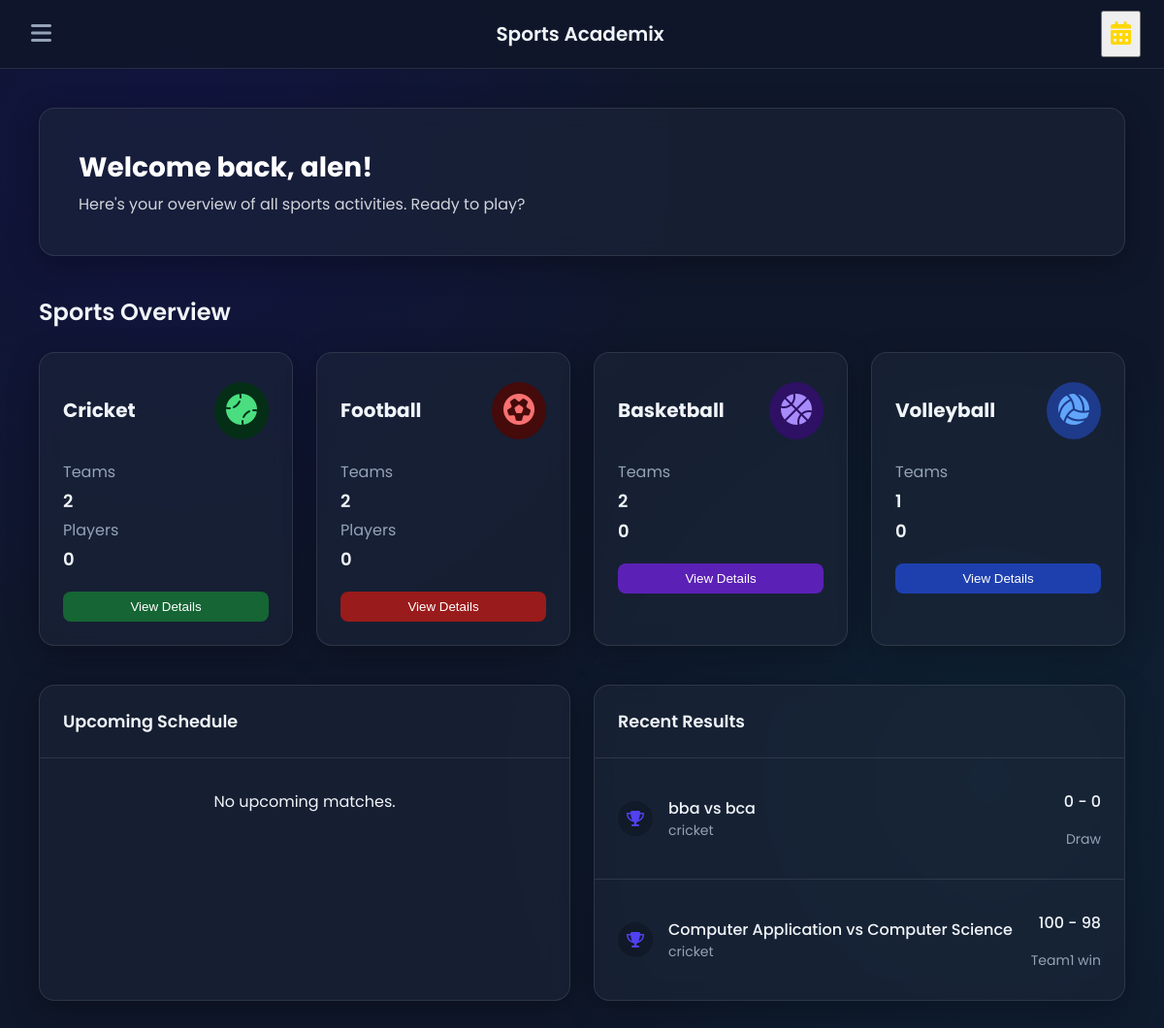
Page /home.php (signed in) on the committed database.
### tables this page shows
CREATE TABLE `users` (
  `user_id` int(11) NOT NULL,
  `name` varchar(100) DEFAULT NULL,
  `email` varchar(100) DEFAULT NULL,
  `password` varchar(250) DEFAULT NULL,
  `student_id` varchar(20) DEFAULT NULL,
  `role` enum('admin','user') DEFAULT 'user',
  `status` enum('active','blocked') DEFAULT NULL,
  `created_at` datetime DEFAULT current_timestamp(),
  `reset_token` varchar(255) DEFAULT NULL,
  `reset_token_expires_at` datetime DEFAULT NULL,
  `otp_hash` varchar(255) DEFAULT NULL,
  `otp_expires_at` datetime DEFAULT NULL
);

CREATE TABLE `events` (
  `event_id` int(11) NOT NULL,
  `event_name` varchar(100) DEFAULT NULL,
  `sport_id` int(11) DEFAULT NULL,
  `event_date` datetime DEFAULT NULL,
  `venue` varchar(100) DEFAULT NULL,
  `description` text DEFAULT NULL,
  `status` enum('schedule','outgoing','completed','postponed','cancelled') DEFAULT 'schedule',
  `team1_id` int(11) DEFAULT NULL,
  `team2_id` int(11) DEFAULT NULL,
  `team1_score` int(11) NOT NULL DEFAULT 0,
  `team2_score` int(11) NOT NULL DEFAULT 0,
  `result` enum('team1_win','team2_win','draw','pending') DEFAULT 'pending'
);

CREATE TABLE `teams` (
  `team_id` int(11) NOT NULL,
  `team_name` varchar(100) DEFAULT NULL,
  `sport_id` int(11) DEFAULT NULL,
  `department_id` int(11) DEFAULT NULL,
  `created_by` int(11) DEFAULT NULL,
  `created_at` datetime DEFAULT current_timestamp()
);

CREATE TABLE `sports` (
  `sport_id` int(11) NOT NULL,
  `name` varchar(100) DEFAULT NULL,
  `code` varchar(10) DEFAULT NULL,
  `max_players` int(11) DEFAULT 0,
  `status` enum('active','inactive') NOT NULL DEFAULT 'active',
  `points_for_win` int(11) NOT NULL DEFAULT 3,
  `points_for_draw` int(11) NOT NULL DEFAULT 1,
  `points_for_loss` int(11) NOT NULL DEFAULT 0
);

### home.php (the view, shortened to what this page needs)
<?php
require_once 'config.php';
$logged_in_user_id = $_SESSION['user_id'];
$stmt_user_data = $conn->prepare("SELECT name, email FROM users WHERE user_id = ?");
$stmt_user_data->bind_param("i", $logged_in_user_id);
$stmt_user_data->execute();
$user_data_result = $stmt_user_data->get_result();
$user_data = $user_data_result->fetch_assoc();
$logged_in_user_name = $user_data['name'] ?? 'User';
function getSportStats($conn, $sport_id) {
    $stats = ['teams' => 0, 'players' => 0, 'matches' => 0];
    $stmt_teams = $conn->prepare("SELECT COUNT(*) as count FROM teams WHERE sport_id = ?");
    $stmt_teams->bind_param("i", $sport_id);
    $stmt_teams->execute();
    $teams_result = $stmt_teams->get_result();
    if ($teams_result) $stats['teams'] = $teams_result->fetch_assoc()['count'];
    $stmt_players = $conn->prepare("SELECT COUNT(DISTINCT tm.user_id) as count FROM team_members tm JOIN teams t ON tm.team_id = t.team_id WHERE t.sport_id = ?");
    $stmt_players->bind_param("i", $sport_id);
    $stmt_players->execute();
    $players_result = $stmt_players->get_result();
    if ($players_result) $stats['players'] = $players_result->fetch_assoc()['count'];
    $stmt_matches = $conn->prepare("SELECT COUNT(*) as count FROM events WHERE sport_id = ? AND status = 'schedule'");
    $stmt_matches->bind_param("i", $sport_id);
    $stmt_matches->execute();
    $matches_result = $stmt_matches->get_result();
    if ($matches_result) $stats['matches'] = $matches_result->fetch_assoc()['count'];
    return $stats;
}
$cricket_stats = getSportStats($conn, 1);
$football_stats = getSportStats($conn, 2);
$basketball_stats = getSportStats($conn, 5);
$volleyball_stats = getSportStats($conn, 3);
$recent_matches_stmt = $conn->prepare("SELECT e.event_name, s.name as sport_name, t1.team_name as team1_name, t2.team_name as team2_name, DATE_FORMAT(e.event_date, '%b %d, %Y') as event_date, e.team1_score, e.team2_score, e.result FROM events e JOIN sports s ON e.sport_id = s.sport_id LEFT JOIN teams t1 ON e.team1_id = t1.team_id LEFT JOIN teams t2 ON e.team2_id = t2.team_id WHERE e.status = 'completed' ORDER BY e.event_date DESC LIMIT 5");
$recent_matches_stmt->execute();
$recent_matches = $recent_matches_stmt->get_result();
$sql_upcoming = "SELECT e.event_id, e.event_name, s.name as sport_name, t1.team_name as team1_name, t2.team_name as team2_name, DATE_FORMAT(e.event_date, '%b %d, %l:%i %p') as event_date, e.venue FROM events e JOIN sports s ON e.sport_id = s.sport_id LEFT JOIN teams t1 ON e.team1_id = t1.team_id LEFT JOIN teams t2 ON e.team2_id = t2.team_id WHERE e.status = 'schedule' AND e.event_date > NOW() ORDER BY e.event_date ASC LIMIT 5";
$stmt_upcoming = $conn->prepare($sql_upcoming);
$stmt_upcoming->execute();
$upcoming_schedule = $stmt_upcoming->get_result();
$currentPage = $_GET['page'] ?? 'dashboard';
?>
<!DOCTYPE html>
<html lang="en">
<head>
    <link rel="stylesheet" href="https://cdnjs.cloudflare.com/ajax/libs/font-awesome/6.4.0/css/all.min.css">
    <link href="https://cdn.jsdelivr.net/npm/vanilla-calendar-pro/build/vanilla-calendar.min.css" rel="stylesheet">
</head>
<body>
    <div class="main-content">
        <header class="top-navbar">
            <button class="menu-toggle" id="menu-toggle"><i class="fas fa-bars"></i></button>
            <a href="?page=dashboard" class="brand">
                <h1>Sports Academix</h1>
            </a>
            <div class="header-actions">
                <button class="calendar-icon" id="calendar-toggle" title="View Schedule"><i class="fas fa-calendar-alt"></i></button>
            </div>
        </header>
        <main>
            <div id="dashboard" class="tab-content <?php if($currentPage == 'dashboard') echo 'active'; ?>">
                <div class="welcome-banner"><h1>Welcome back, <?php echo htmlspecialchars($logged_in_user_name); ?>!</h1><p>Here's your overview of all sports activities. Ready to play?</p></div>
                <h2>Sports Overview</h2>
                <div class="grid grid-cols-4">
                    <div class="sport-card cricket-card"><div class="sport-card-header"><h3>Cricket</h3><div class="sport-card-icon icon-bg-green"><i class="fas fa-baseball-ball icon-green"></i></div></div><div class="sport-card-body"><div><p class="text-gray">Teams</p><p class="text-lg font-semibold"><?php echo $cricket_stats['teams']; ?></p></div><div><p class="text-gray">Players</p><p class="text-lg font-semibold"><?php echo $cricket_stats['players']; ?></p></div></div><a href="cricket.php"><button class="card-button btn-green">View Details</button></a></div>
                    <div class="sport-card football-card"><div class="sport-card-header"><h3>Football</h3><div class="sport-card-icon icon-bg-red"><i class="fas fa-futbol icon-red"></i></div></div><div class="sport-card-body"><div><p class="text-gray">Teams</p><p class="text-lg font-semibold"><?php echo $football_stats['teams']; ?></p></div><div><p class="text-gray">Players</p><p class="text-lg font-semibold"><?php echo $football_stats['players']; ?></p></div></div><a href="football.php"><button class="card-button btn-red">View Details</button></a></div>
                    <div class="sport-card basketball-card"><div class="sport-card-header"><h3>Basketball</h3><div class="sport-card-icon icon-bg-purple"><i class="fas fa-basketball-ball icon-purple"></i></div></div><div class="sport-card-body"><div><p class="text-gray">Teams</p><p class="text-lg font-semibold"><?php echo $basketball_stats['teams']; ?></p></div><div><p class="text-lg font-semibold"><?php echo $basketball_stats['players']; ?></p></div></div><a href="basketball.php"><button class="card-button btn-purple">View Details</button></a></div>
                    <div class="sport-card volleyball-card"><div class="sport-card-header"><h3>Volleyball</h3><div class="sport-card-icon icon-bg-blue"><i class="fas fa-volleyball-ball icon-blue"></i></div></div><div class="sport-card-body"><div><p class="text-gray">Teams</p><p class="text-lg font-semibold"><?php echo $volleyball_stats['teams']; ?></p></div><div><p class="text-lg font-semibold"><?php echo $volleyball_stats['players']; ?></p></div></div><a href="volleyball.php"><button class="card-button btn-blue">View Details</button></a></div>
                </div>
                <div class="grid grid-cols-2" style="margin-top: 2.5rem;">
                    <div class="content-box"><h3>Upcoming Schedule</h3><?php if ($upcoming_schedule->num_rows > 0): while($schedule = $upcoming_schedule->fetch_assoc()): ?><div class="list-item"><div class="list-item-icon"><i class="fas fa-calendar-day"></i></div><div class="list-item-details"><p class="font-medium"><?php echo htmlspecialchars($schedule['team1_name'] ?? 'TBD'); ?> vs <?php echo htmlspecialchars($schedule['team2_name'] ?? 'TBD'); ?></p><p class="text-sm"><?php echo htmlspecialchars($schedule['sport_name']); ?></p></div><div class="list-item-aside"><p class="font-medium"><?php echo $schedule['event_date']; ?></p><p class="text-sm"><?php echo htmlspecialchars($schedule['venue']); ?></p></div></div><?php endwhile; else: ?><p style="text-align: center; padding: 1rem;">No upcoming matches.</p><?php endif; ?></div>
                    <div class="content-box"><h3>Recent Results</h3><?php if($recent_matches->num_rows > 0): mysqli_data_seek($recent_matches, 0); while($match = $recent_matches->fetch_assoc()): ?><div class="list-item"><div class="list-item-icon"><i class="fas fa-trophy"></i></div><div class="list-item-details"><p class="font-medium"><?php echo htmlspecialchars($match['team1_name']); ?> vs <?php echo htmlspecialchars($match['team2_name']); ?></p><p class="text-sm"><?php echo htmlspecialchars($match['sport_name']); ?></p></div><div class="list-item-aside"><p class="font-medium"><?php echo $match['team1_score']; ?> - <?php echo $match['team2_score']; ?></p><p class="text-sm"><?php echo str_replace('_', ' ', ucfirst($match['result'])); ?></p></div></div><?php endwhile; else: ?><p style="text-align: center; padding: 1rem;">No recent results.</p><?php endif; ?></div>
                </div>
            </div>
        </main>
    </div>
</body>
</html>

### home.php (style rules this page uses)
:root { --primary-hue: 245; --primary: hsl(var(--primary-hue), 85%, 60%); --bg-dark: #0f172a; --bg-glass: rgba(30, 41, 59, 0.5); --border-glass: rgba(255, 255, 255, 0.1); --text-light: #f1f5f9; --text-muted: #94a3b8; --shadow-lg: 0 8px 32px 0 rgba(0, 0, 0, 0.3); }
body { font-family: 'Poppins', sans-serif; background-color: var(--bg-dark); background-image: radial-gradient(circle at 15% 15%, hsla(var(--primary-hue), 80%, 25%, 0.3) 0, transparent 40%), radial-gradient(circle at 85% 75%, hsla(190, 80%, 20%, 0.2) 0, transparent 40%); background-attachment: fixed; margin: 0; color: var(--text-light); }
.top-navbar { display: flex; align-items: center; padding: 0 1.5rem; height: 70px; background-color: rgba(15, 23, 42, 0.8); backdrop-filter: blur(10px); border-bottom: 1px solid var(--border-glass); position: sticky; top: 0; z-index: 100; }
.menu-toggle { background: none; border: none; color: var(--text-muted); font-size: 1.5rem; cursor: pointer; padding: 0.5rem; transition: color 0.2s; }
.brand { display: flex; align-items: center; gap: 0.75rem; text-decoration: none; color: var(--text-light); margin: 0 auto; }
.brand h1 { font-size: 1.25rem; font-weight: 600; margin: 0; }
.header-actions { display: flex; align-items: center; gap: 1rem; position: relative; }
.main-content { flex: 1; }
main { padding: 2.5rem; max-width: 1200px; margin: 0 auto; }
.tab-content { display: none; }
.tab-content.active { display: block; animation: fadeIn 0.5s ease-in-out; }
.welcome-banner, .sport-card, .content-box, .page-content { background: var(--bg-glass); border: 1px solid var(--border-glass); backdrop-filter: blur(10px); box-shadow: var(--shadow-lg); border-radius: 1rem; }
.welcome-banner { color: #fff; padding: 2.5rem; margin-bottom: 2.5rem; }
.welcome-banner h1 { margin: 0; font-size: 1.75rem; }
.welcome-banner p { margin: 0.25rem 0 0; color: #d1d5db; }
h2, h3.h3 { font-size: 1.5rem; font-weight: 600; color: var(--text-light); margin-bottom: 1.5rem; }
.grid { display: grid; gap: 1.5rem; }
.grid-cols-4 { grid-template-columns: repeat(auto-fit, minmax(200px, 1fr)); }
.grid-cols-2 { grid-template-columns: repeat(auto-fit, minmax(300px, 1fr)); }
.sport-card { padding:1.5rem; transition: all .3s ease }
.sport-card-header { display:flex;justify-content:space-between;align-items:center;margin-bottom:1rem }
.sport-card h3 { font-size:1.25rem;font-weight:700;color:var(--text-light) }
.sport-card-icon { padding:.75rem;border-radius:50% }
.sport-card-icon i { font-size:2rem }
.icon-bg-green { background-color:#052e16 }
.icon-green { color:#4ade80 }
.icon-bg-red { background-color:#450a0a }
.icon-red { color:#f87171 }
.icon-bg-purple { background-color:#2e1065 }
.icon-purple { color:#a78bfa }
.icon-bg-blue { background-color:#1e3a8a }
.icon-blue { color:#60a5fa }
.sport-card-body p { margin:.25rem 0 }
.text-gray { color:var(--text-muted) }
.font-semibold { font-weight:600 }
.text-lg { font-size:1.125rem }
.card-button { margin-top:1rem;width:100%;padding:.5rem 1rem;color:#fff;border:none;border-radius:.5rem;cursor:pointer; transition: background-color 0.3s ease; }
.btn-green { background-color:#166534 }
.btn-red { background-color:#991b1b }
.btn-purple { background-color:#5b21b6 }
.btn-blue { background-color:#1e40af }
.content-box { padding: 0; }
.content-box h3 { padding: 1.5rem; font-size: 1.1rem; font-weight: 600; margin: 0; border-bottom: 1px solid var(--border-glass); }
.list-item { display: flex; align-items: center; gap: 1rem; padding: 1rem 1.5rem; border-bottom: 1px solid var(--border-glass); }
.list-item:last-child { border-bottom: none; }
.list-item-icon { font-size: 1rem; width: 36px; height: 36px; display: grid; place-items: center; border-radius: 50%; color: var(--primary); background-color: rgba(0,0,0,0.2); }
.list-item-details { flex-grow: 1; }
.list-item-details p { margin: 0; }
.font-medium { font-weight: 500; }
.text-sm { font-size: 0.875rem; color: var(--text-muted); }
.list-item-aside { text-align: right; }
.calendar-icon { font-size: 1.5rem; color: #FFD700; cursor: pointer; padding: 0.5rem; transition: color 0.2s; }

### rows in the picture
users: name "alen"
events: team1.team_name "bba", team2.team_name "bca", sport.name "cricket", team1_score "0", team2_score "0", result "Draw"
events: team1.team_name "Computer Application", team2.team_name "Computer Science", sport.name "cricket", team1_score "100", team2_score "98", result "Team1 win"

### other values in the picture
$cricket_stats['teams'] "2"
$cricket_stats['players'] "0"
$football_stats['teams'] "2"
$football_stats['players'] "0"
$basketball_stats['teams'] "2"
$basketball_stats['players'] "0"
$volleyball_stats['teams'] "1"
$volleyball_stats['players'] "0"
